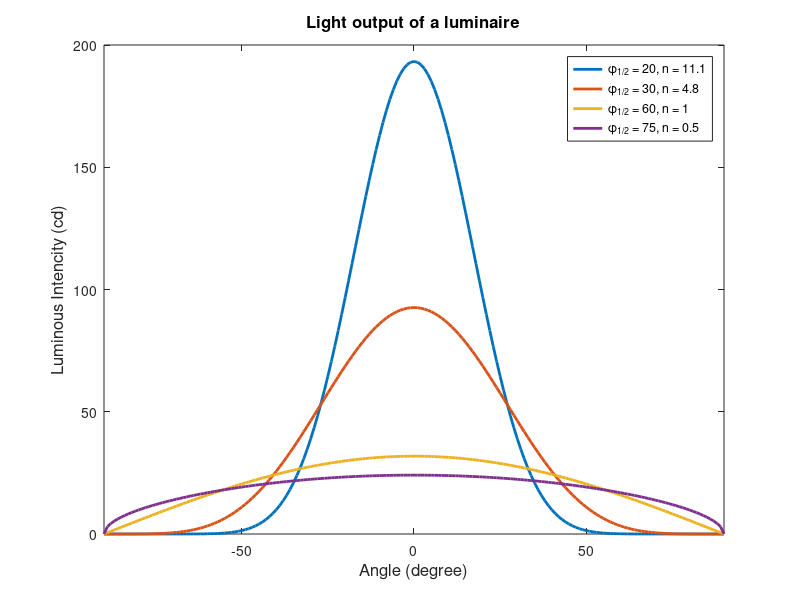

MATLAB code to generate this figure:
lumI = 100;

angle = -0.5*pi: pi/180 : 0.5*pi;
num = -90:90;

halfconeapex = (20*pi)/180;
m = -1/log2(cos(halfconeapex));
I__ = @(x) lumI .* ((m+1)/(2*pi)) .* cos(x).^m
plot(num,I__(angle),'LineWidth',2,'DisplayName','\phi_1_/_2 = 20, n = 11.1')
hold on

halfconeapex = (30*pi)/180;
m = -1/log2(cos(halfconeapex));
I__ = @(x) lumI .* ((m+1)/(2*pi)) .* cos(x).^m
plot(num,I__(angle),'LineWidth',2,'DisplayName','\phi_1_/_2 = 30, n = 4.8')
hold on
halfconeapex = (60*pi)/180;
m = -1/log2(cos(halfconeapex));
I__ = @(x) lumI .* ((m+1)/(2*pi)) .* cos(x).^m

plot(num,I__(angle),'LineWidth',2,'DisplayName','\phi_1_/_2 = 60, n = 1')
halfconeapex = (75*pi)/180;
m = -1/log2(cos(halfconeapex));
I__ = @(x) lumI .* ((m+1)/(2*pi)) .* cos(x).^m

plot(num,I__(angle),'LineWidth',2,'DisplayName','\phi_1_/_2 = 75, n = 0.5')

axis([-90 90 0 200])
title('Light output of a luminaire','FontSize',12)
xlabel('Angle (degree)','FontSize',12)
ylabel('Luminous Intencity (cd)','FontSize',12)

legend('show')